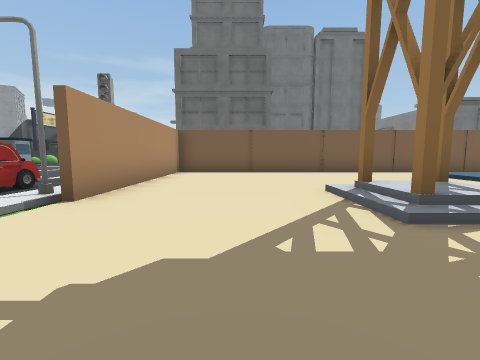
View 1 (above)

12 first-person views from a walk through a scene from a Unity 3-D project. The camera is 1.2 m above the floor, tilts 6° down and sees 90° across. The floor is counted in squares, 2 m on a side. Each view is taken from the middle of a square. On the plan, view 1 faces up. The plan holds only what a view shows up to about 9 squares ahead; the rest is blank. The place goes on beyond the plan. Some surface patterns are stand-ins.

View 2
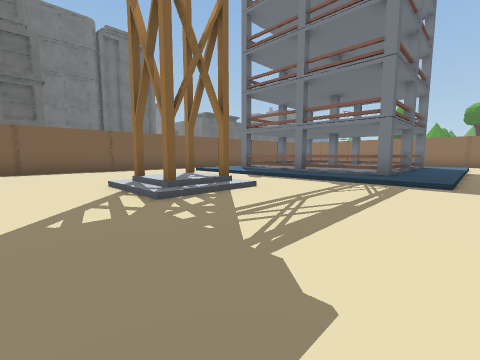

View 3
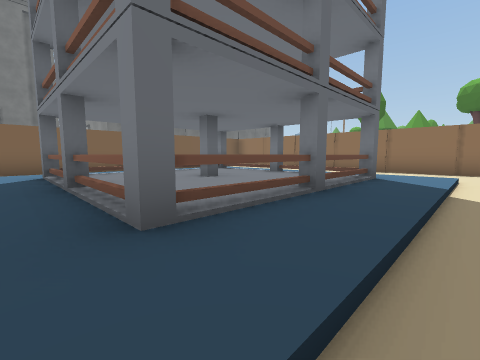

View 4
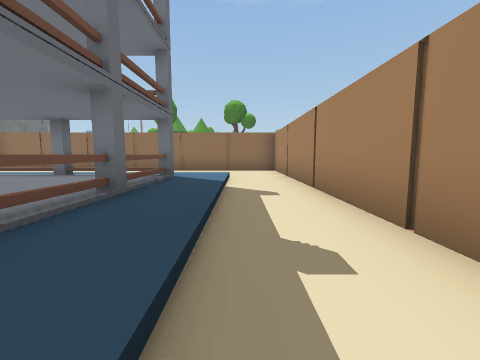

View 5
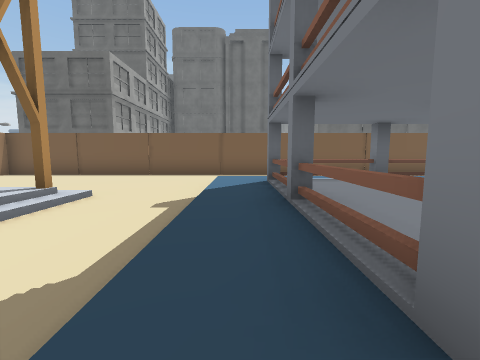

View 6
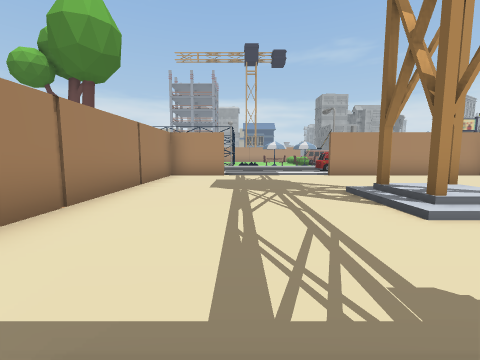

View 7
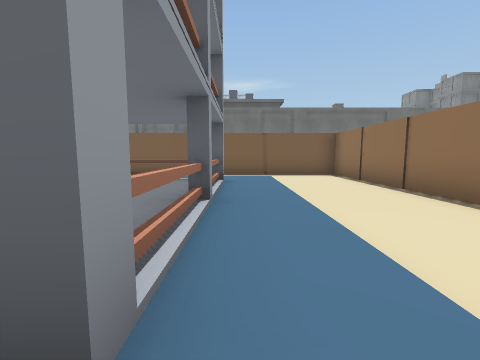

View 8
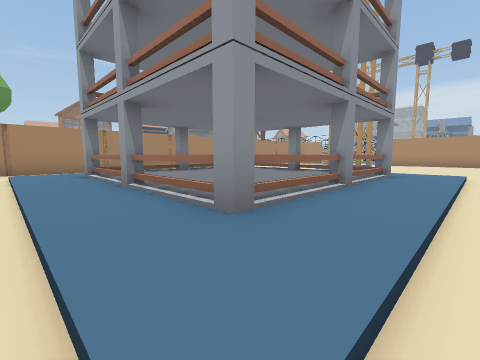

View 9
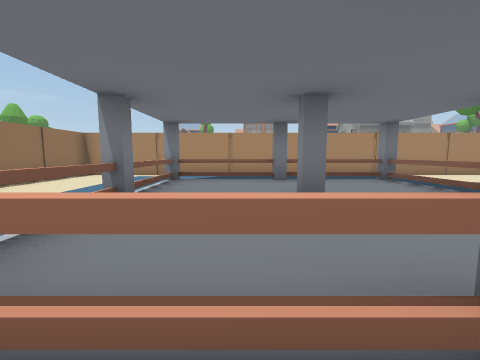

View 10
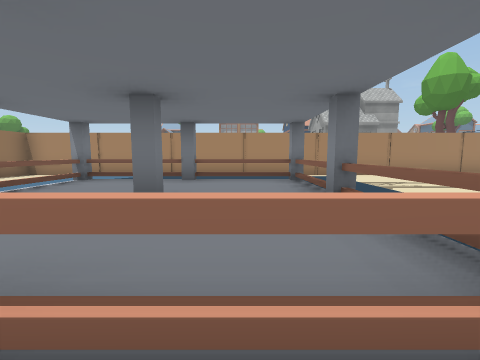

View 11
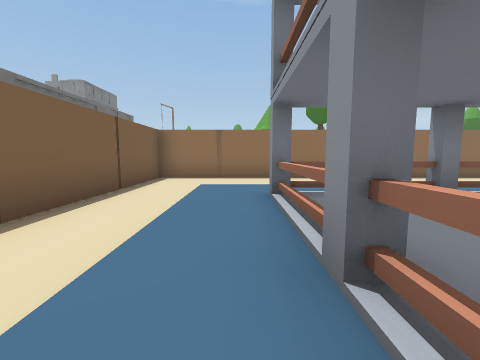

View 12
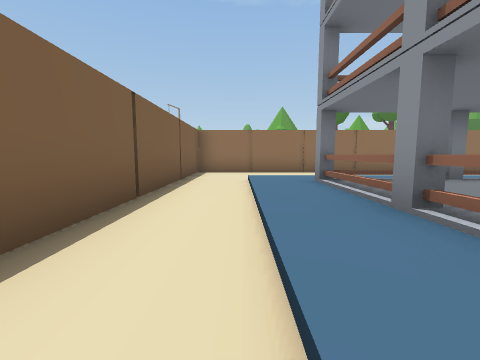

### Floor plan
Key: @ floor where view 1 was taken; # wall or solid block; x gap in a wall; . main floor; : floor 0.25 m higher than the main floor; / step, stairs or slope; C car; S streetlight.
Columns run from 5 left of view 1 to 15 right of it. Each row starts with its distance up from view 1.
  8    ##################
  7    #.......////////.#
  6 .. #.......:::::::/.#
  5 .C #.......:##x##:/.#
  4  C #.../#..:#:::#:/.#
  3   S#...//..:#:#:#:/.#
  2   /..../#..:#:::#:/.#
  1   /........:##x##:/.#
  0   /..@.....:::::::/.#
 -1    #................#
 -2    ##################

Positions as (right, up) in squares from view 1, and headings:
1: (0, 0), facing up
2: (0, -1), facing up-right
3: (6, -1), facing up-right
4: (6, -1), facing right
5: (6, 0), facing up
6: (6, 0), facing left
7: (12, 0), facing up
8: (13, 7), facing down-left
9: (10, 6), facing down
10: (8, 6), facing down
11: (8, 6), facing right
12: (7, 7), facing right
